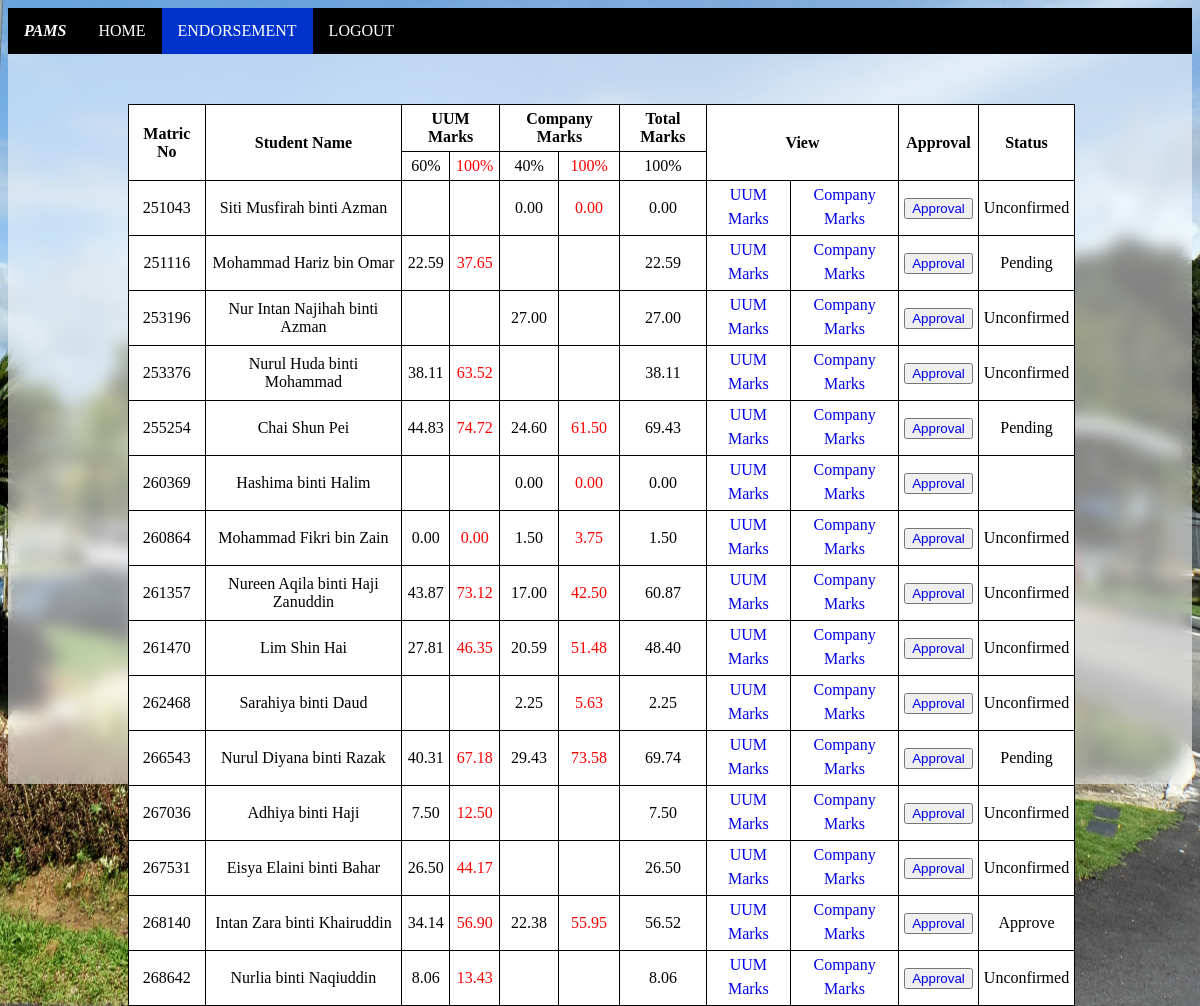
The page /practicum_system/endorsement.php (signed in) on the database its author committed.
### tables this page shows
CREATE TABLE `student` (
  `studMatricNo` int(6) NOT NULL,
  `studName` varchar(70) NOT NULL,
  `offName` varchar(100) NOT NULL,
  `lectName` varchar(100) NOT NULL,
  `uumMarks` varchar(5) NOT NULL,
  `uumHundred` varchar(5) NOT NULL,
  `companyMarks` varchar(5) NOT NULL,
  `companyHundred` varchar(5) NOT NULL,
  `totalMarks` varchar(5) NOT NULL,
  `session` varchar(5) NOT NULL,
  `status` varchar(20) NOT NULL,
  `feedback` varchar(200) NOT NULL
);

### practicum_system/endorsement.php (the view, shortened to what this page needs)
<!DOCTYPE html>
<html>
<head>
    <link rel="stylesheet" href="account.css">
</head>
<body>
    <div class="blur">
    <ul>
        <li><b><i><a style="font-size:16px"  href="comitteePage.php">  PAMS  </a></i></b></li>
        <li><a href="committeePage.php">HOME</a></li>
        <li><a class="active" href="endorsement.php">ENDORSEMENT</a></li>
        <li><a href="login.php" >LOGOUT</a></li>
    </ul>
    <form action="" method="post">
    <table id=t01 style="width:80%">
        <tr>
            <th rowspan="2">Matric No</th>
            <th rowspan="2">Student Name</th>
            <th colspan="2">UUM Marks</th>
            <th colspan="2">Company Marks</th>
            <th>Total Marks</th>
            <th rowspan="2" colspan="2">View</th>
            <th rowspan="2">Approval</th>
            <th rowspan="2">Status</th>
        </tr>
        <tr>
            <td style="text-align:center">60%</td>
            <td style="text-align:center"><a style="color:red"> 100% </a></td>
            <td style="text-align:center">40%</td>
            <td style="text-align:center"><a style="color:red"> 100% </a></td>
            <td style="text-align:center">100%</td>
        </tr>
        <?php
            global $db, $i;
                $query = "SELECT * FROM student";
                $result = mysqli_query($db, $query);
                while ($row = mysqli_fetch_array($result)) {
                    echo '
            <tr>
            <td name="matric" style="text-align:center">' . $row["studMatricNo"] . '</td>
            <td style="text-align:center">' . $row["studName"] . '</td>
            <td style="text-align:center">' . $row["uumMarks"] . '</td>
            <td style="text-align:center; color:red;">' . $row["uumHundred"] . '</td>
            <td style="text-align:center">' . $row["companyMarks"] . '</td>
            <td style="text-align:center; color:red;">' . $row["companyHundred"] . '</td>
            <td style="text-align:center">' . $row["totalMarks"] . '</td>
            <td style="text-align:center">
            <a style="text-decoration: none;" href="viewUUM-A.php?matricNo=' . $row["studMatricNo"] . '"
            id="matricNo" name="update" >UUM Marks
            <i class="fas fa-edit" style="font-size:22px"></a>
            </td>
<td style="text-align:center">
            <a style="text-decoration: none;" href="viewCompany-A.php?matricNo=' . $row["studMatricNo"] . '"
            id="matricNo" name="update" >Company Marks
            <i class="fas fa-edit" style="font-size:22px"></a>
            </td>
            <td style="text-align:center"><button  name="approval" id="approval" ><a style="text-decoration: none;"
            href="endorsement2.php?matricNo=' . $row["studMatricNo"] . '">
            Approval</a></button> </td>
            <td style="text-align:center">' . $row["status"] . '</td>
           </tr>
           ';
}
               echo ' </table>
               </form>';
        ?>
</div>
</body>
</html>

### practicum_system/account.css (style rules this page uses)
ul { list-style-type: none; margin: 0; padding: 0; overflow: hidden; background-color: #000000; position: sticky; width: 100%; }
li { float: left; }
li a { display: block; color: white; text-align: center; padding: 14px 16px; text-decoration: none; }
.active { background-color: #0033CC; }

### practicum_system/endorsement.php (style rules this page uses)
body { background-image: url('images/uum1.jpg'); background-repeat: no-repeat; background-attachment: fixed; background-size: 100% 100%; }
.blur { background: rgba(255, 255, 255, 0.5); backdrop-filter: blur(8px); height: 97vh; }
table, th, td { margin-left: 120px; margin-top: 80px; border: 1px solid black; border-collapse: collapse; padding: 5px; }
th { text-align: center; }
#t01 { width: 100%; background-color: white; color: black; margin-top: 50px; }

### rows shown on the page
student: studMatricNo "251043", studName "Siti Musfirah binti Azman", companyMarks "0.00", companyHundred "0.00", totalMarks "0.00", status "Unconfirmed"
student: studMatricNo "251116", studName "Mohammad Hariz bin Omar", uumMarks "22.59", uumHundred "37.65", totalMarks "22.59", status "Pending"
student: studMatricNo "253196", studName "Nur Intan Najihah binti Azman", companyMarks "27.00", totalMarks "27.00", status "Unconfirmed"
student: studMatricNo "253376", studName "Nurul Huda binti Mohammad", uumMarks "38.11", uumHundred "63.52", totalMarks "38.11", status "Unconfirmed"
student: studMatricNo "255254", studName "Chai Shun Pei", uumMarks "44.83", uumHundred "74.72", companyMarks "24.60", companyHundred "61.50", totalMarks "69.43", status "Pending"
student: studMatricNo "260369", studName "Hashima binti Halim", companyMarks "0.00", companyHundred "0.00", totalMarks "0.00"
student: studMatricNo "260864", studName "Mohammad Fikri bin Zain", uumMarks "0.00", uumHundred "0.00", companyMarks "1.50", companyHundred "3.75", totalMarks "1.50", status "Unconfirmed"
student: studMatricNo "261357", studName "Nureen Aqila binti Haji Zanuddin", uumMarks "43.87", uumHundred "73.12", companyMarks "17.00", companyHundred "42.50", totalMarks "60.87", status "Unconfirmed"
student: studMatricNo "261470", studName "Lim Shin Hai", uumMarks "27.81", uumHundred "46.35", companyMarks "20.59", companyHundred "51.48", totalMarks "48.40", status "Unconfirmed"
student: studMatricNo "262468", studName "Sarahiya binti Daud", companyMarks "2.25", companyHundred "5.63", totalMarks "2.25", status "Unconfirmed"
student: studMatricNo "266543", studName "Nurul Diyana binti Razak", uumMarks "40.31", uumHundred "67.18", companyMarks "29.43", companyHundred "73.58", totalMarks "69.74", status "Pending"
student: studMatricNo "267036", studName "Adhiya binti Haji", uumMarks "7.50", uumHundred "12.50", totalMarks "7.50", status "Unconfirmed"
student: studMatricNo "267531", studName "Eisya Elaini binti Bahar", uumMarks "26.50", uumHundred "44.17", totalMarks "26.50", status "Unconfirmed"
student: studMatricNo "268140", studName "Intan Zara binti Khairuddin", uumMarks "34.14", uumHundred "56.90", companyMarks "22.38", companyHundred "55.95", totalMarks "56.52", status "Approve"
student: studMatricNo "268642", studName "Nurlia binti Naqiuddin", uumMarks "8.06", uumHundred "13.43", totalMarks "8.06", status "Unconfirmed"
